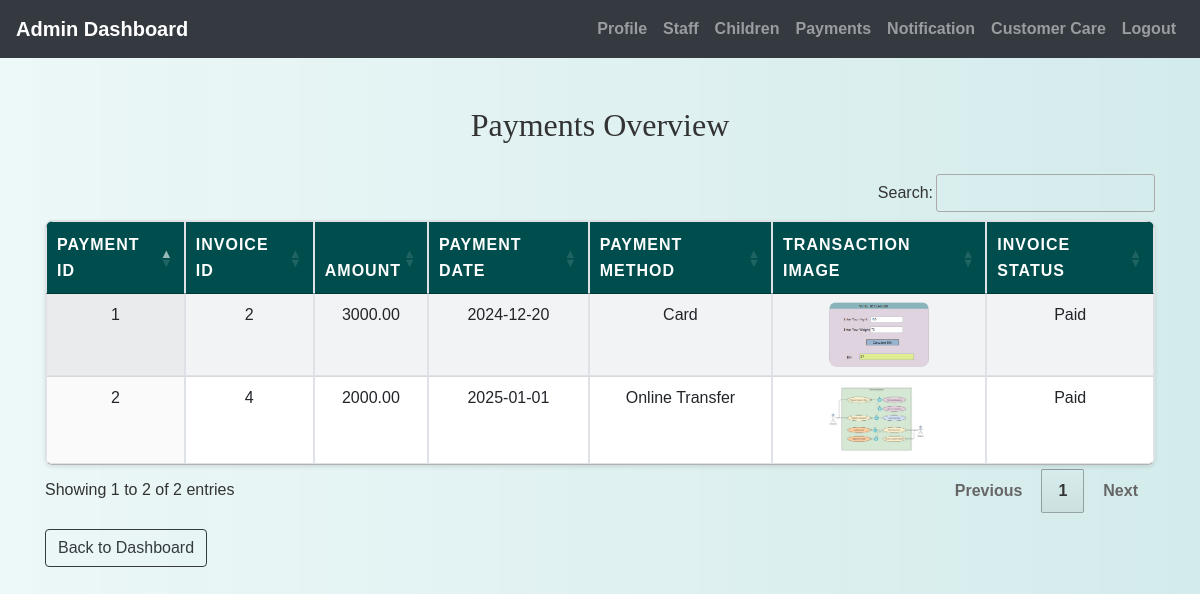
The page /admin/payments.php (signed in) on the database its author committed.
### tables this page shows
CREATE TABLE `payments` (
  `payment_id` int(11) NOT NULL,
  `invoice_id` int(11) DEFAULT NULL,
  `amount` decimal(10,2) DEFAULT NULL,
  `payment_date` date DEFAULT NULL,
  `payment_method` varchar(50) DEFAULT NULL,
  `transaction_image` varchar(255) DEFAULT NULL
);

CREATE TABLE `invoices` (
  `invoice_id` int(11) NOT NULL,
  `child_id` int(11) DEFAULT NULL,
  `attendance_days` int(11) DEFAULT NULL,
  `total_amount` decimal(10,2) DEFAULT NULL,
  `due_date` date DEFAULT NULL,
  `status` enum('Paid','Unpaid') DEFAULT 'Unpaid'
);

### admin/payments.php (the view, shortened to what this page needs)
<?php
include('config.php');
$sql = "SELECT payments.payment_id, payments.invoice_id, payments.amount, payments.payment_date, payments.payment_method, payments.transaction_image, invoices.status AS invoice_status
        FROM payments
        JOIN invoices ON payments.invoice_id = invoices.invoice_id";
$stmt = $conn->prepare($sql);
$stmt->execute();
$payments_result = $stmt->get_result();
?>
<!DOCTYPE html>
<html lang="en">
<head>
    <link rel="stylesheet" href="https://cdn.datatables.net/1.12.1/css/jquery.dataTables.min.css">
    <link rel="stylesheet" href="https://maxcdn.bootstrapcdn.com/bootstrap/4.5.2/css/bootstrap.min.css">
    <link rel="stylesheet" href="../css/style.css">
</head>
<body>
<?php include('admin_navbar.php'); ?>
<div class="container mt-5">
    <h2 class="text-center">Payments Overview</h2>
    <table id="paymentsTable" class="display table table-bordered">
        <thead>
            <tr>
                <th>Payment ID</th>
                <th>Invoice ID</th>
                <th>Amount</th>
                <th>Payment Date</th>
                <th>Payment Method</th>
                <th>Transaction Image</th>
                <th>Invoice Status</th>
            </tr>
        </thead>
        <tbody>
            <?php while ($row = $payments_result->fetch_assoc()) { ?>
                <tr>
                    <td><?php echo htmlspecialchars($row['payment_id']); ?></td>
                    <td><?php echo htmlspecialchars($row['invoice_id']); ?></td>
                    <td><?php echo htmlspecialchars($row['amount']); ?></td>
                    <td><?php echo htmlspecialchars($row['payment_date']); ?></td>
                    <td><?php echo htmlspecialchars($row['payment_method']); ?></td>
                    <td><img src="../<?php echo htmlspecialchars($row['transaction_image']); ?>" alt="Transaction Image" width="100"></td>
                    <td><?php echo htmlspecialchars($row['invoice_status']); ?></td>
                </tr>
            <?php } ?>
        </tbody>
    </table>
    <a href="admin_dashboard.php" class="btn btn-outline-dark mt-3">Back to Dashboard</a>
</div>
</body>
</html>

### admin/admin_navbar.php (shortened to what this page needs)
<nav class="navbar navbar-expand-lg navbar-dark bg-dark">
  <a class="navbar-brand" href="admin_home.php">Admin Dashboard</a>
  <div class="collapse navbar-collapse" id="navbarNav">
    <ul class="navbar-nav ml-auto">
      <li class="nav-item ">
        <a class="nav-link" href="update_admin.php">Profile</a>
      </li>
      <li class="nav-item ">
        <a class="nav-link" href="view_staff.php">Staff</a>
      </li>
      <li class="nav-item ">
        <a class="nav-link" href="view_children.php">Children</a>
      </li>
      <li class="nav-item ">
        <a class="nav-link" href="payments.php">Payments</a>
      </li>
      <li class="nav-item ">
        <a class="nav-link" href="notifications.php">Notification</a>
      </li>
      <li class="nav-item ">
        <a class="nav-link" href="admin_reply.php">Customer Care</a>
      </li>
      <li class="nav-item">
        <a class="nav-link" href="logout.php">Logout</a>
      </li>
    </ul>
  </div>
</nav>

### css/style.css (style rules this page uses)
body { background: linear-gradient(90deg, rgba(233, 246, 246, 0.831), rgba(207, 233, 233, 0.9)); font-family: 'Arial', sans-serif; color: #333; line-height: 1.6; }
h1, h2, h3, h4 { text-align: center; margin-top: 30px; margin-bottom: 30px; font-family: 'Georgia', serif; }
.container { margin-bottom: 40px; }
.table { width: 100%; border-collapse: collapse; margin-top: 20px; font-size: 16px; background-color: #ffffff; border-radius: 8px; overflow: hidden; box-shadow: 0 2px 4px rgba(0, 0, 0, 0.1); }
.table th, .table td { padding: 15px; border: 1px solid #dee2e6; text-align: center; }
.table thead th { background-color: #004d4d; color: white; font-weight: bold; text-transform: uppercase; letter-spacing: 1px; }
.table tbody tr:nth-child(odd) { background-color: #f8f9fa; }
.table img { max-width: 100px; max-height: 100px; border-radius: 8px; }
a { color: #006666; text-decoration: none; font-weight: bold; }

### rows shown on the page
payments: payment_id "1", invoice "2", amount "3000.00", payment_date "2024-12-20", payment_method "Card", transaction_image (picture), invoice.status "Paid"
payments: payment_id "2", invoice "4", amount "2000.00", payment_date "2025-01-01", payment_method "Online Transfer", transaction_image (picture), invoice.status "Paid"
